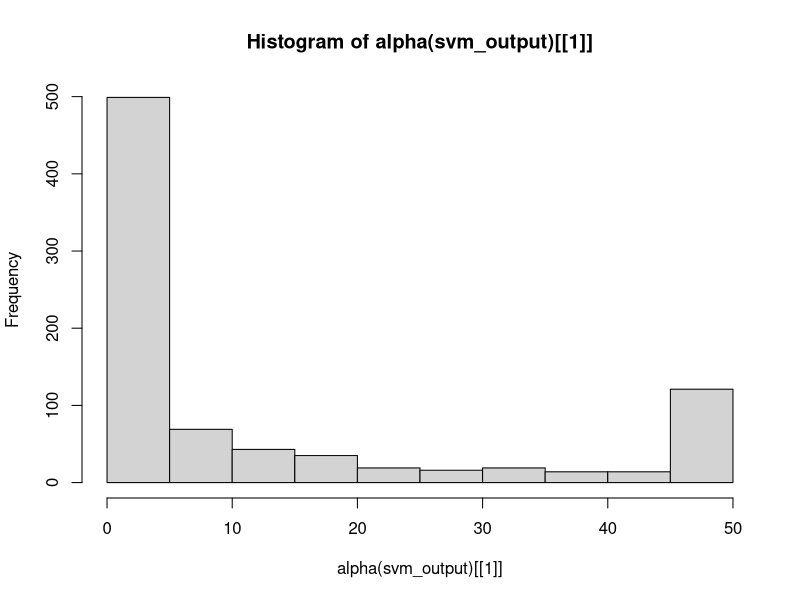
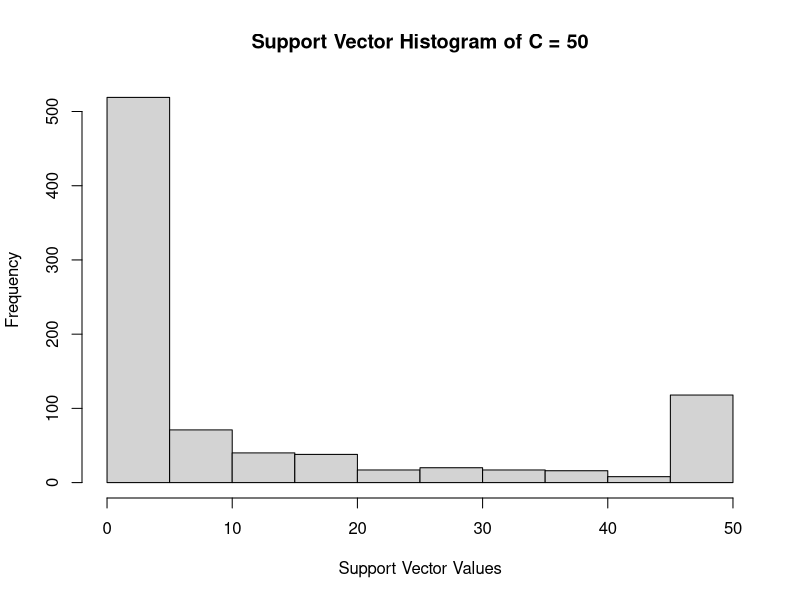

The R source for these figures, in order: (Note: this script raises an error after producing the figures.)
## ---- chunk 1
install.packages("kernlab")
## ---- chunk 2
library(kernlab)
## ---- chunk 3
data(spam)
## ---- chunk 4
str(spam)
## ---- chunk 5
dim(spam)
## ---- chunk 6
table(spam$type)
## ---- chunk 7
rand_index <- sample(1:dim(spam)[1])
## ---- chunk 8
cut_point_2_3 <- floor(2 * length(rand_index) / 3)
cut_point_2_3
## ---- chunk 9
train_data <- spam[rand_index[1:cut_point_2_3],]
test_data <- spam[(cut_point_2_3 + 1):length(rand_index),]
## ---- chunk 10
svm_output <- ksvm(type ~ ., data = train_data, kernel = "rbfdot", kpar = "automatic", C = 50, cross = 3, prob.model = TRUE)
## ---- chunk 11
svm_output
## ---- chunk 12
hist(alpha(svm_output)[[1]])
## ---- chunk 13
svm_output <- ksvm(type ~ ., data = train_data, kernel = "rbfdot", kpar = "automatic", C = 50, cross = 3, prob.model = TRUE)
## ---- chunk 14
svm_output
## ---- chunk 15
hist(alpha(svm_output)[[1]], main = "Support Vector Histogram of C = 50", xlab = "Support Vector Values")
  
## ---- chunk 16
svm_pred <- predict(svm_output, test_data, type = "votes")
## ---- chunk 17
pred_table <- data.frame(airq[58,], svm_pred[1,])
table(pred_table)
## ---- chunk 18
str(pred_table)
